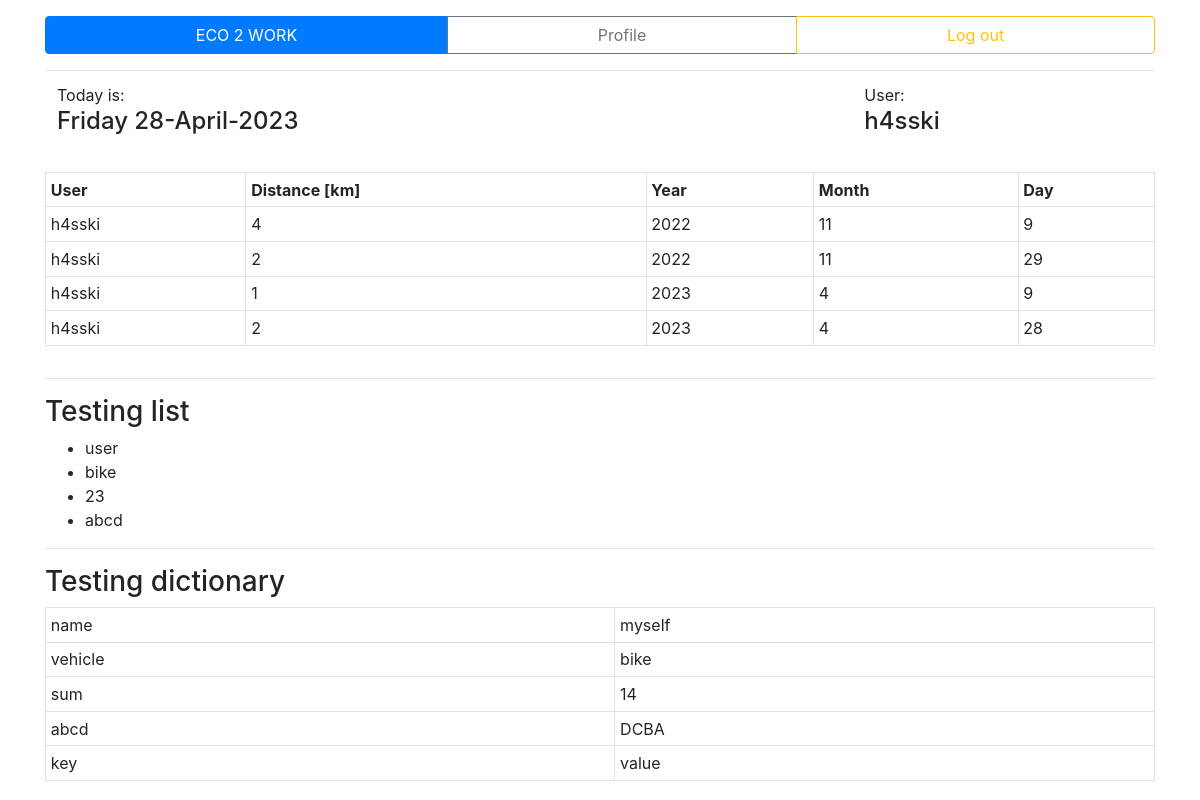
The page /profile/ (signed in) on the database as committed earlier.
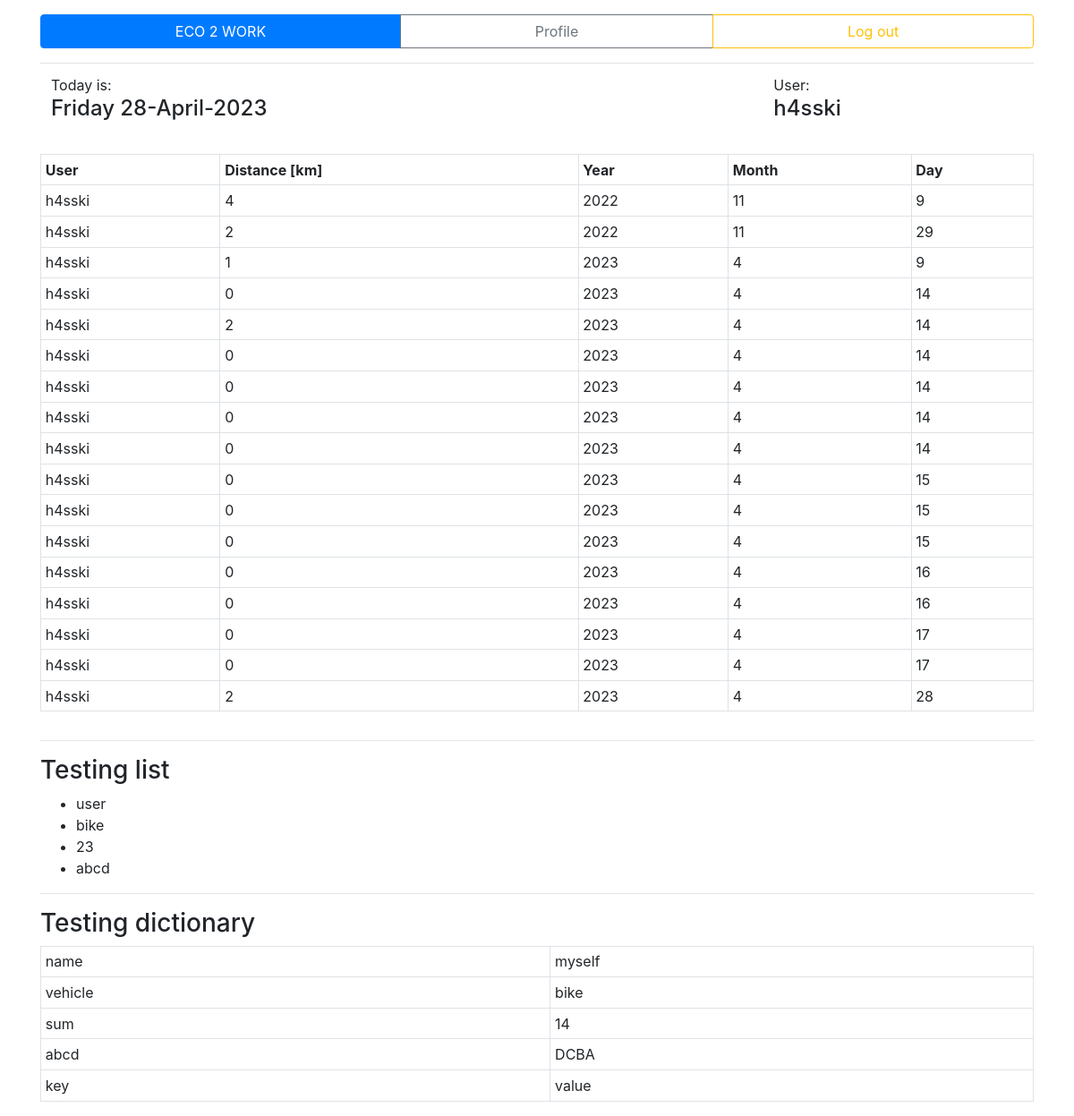
The same page on the database as committed later.
### e2w_app/models.py (models this page shows)
class Activity(models.Model):
    ACTIVITY_VEHICLE_CHOICES = [
        ('foot', 'foot'),
        ('bike', 'bike'),
        ('scooter', 'scooter'),
        ]
    __tablename__ = 'activity'
    user = models.ForeignKey(User, on_delete=models.CASCADE, null=False)
    distance = models.PositiveIntegerField()
    vehicle = models.CharField(
        max_length=100,
        choices=ACTIVITY_VEHICLE_CHOICES,
        default=ACTIVITY_VEHICLE_CHOICES[1][0]
        )
    date = models.DateField()
    time_create = models.DateTimeField(auto_now_add=True)
    time_update = models.DateTimeField(auto_now=True)
    def __str__(self):
        return f'{self.user.username} {self.distance}km {self.date}'

### e2w_app/views.py (the view)
# urls.py: path('profile/', views.profile_view, name='profile_view'),
@login_required(login_url='login_view')
def profile_view(request):
    if not request.user.is_authenticated:
        return redirect('index')
    today = date.today()
    user_active = request.user
    user_activities = Activity.objects.filter(user=user_active).order_by('date')
    u = Activity.objects.filter(user=user_active)
    print(u)
    testing_list = ['user', 'bike', 23, 'abcd']
    testing_dictionary = {
        'name': 'myself',
        'vehicle': 'bike',
        'sum': 14,
        'abcd': 'DCBA',
        'key': 'value',
    }
    context = {
        'today': today,
        'user_active': user_active,
        'user_activities': user_activities,
        'u': u,
        'testing_dictionary': testing_dictionary,
        'testing_list': testing_list,
    }
    return render(request, 'profile.html', context)

### e2w_app/templates/profile.html (shortened to what this page needs)
{% extends 'base.html' %}
{% block content %}
<div>
    <table class="table">
        <tr>
            <td>Today is: <h4>{{ today|date:"l d-F-Y" }}</h4></td>
            <td>User: <h4>{{ user_active }}</h4></td>
        </tr>
    </table>
</div>
<div class="table-responsive">
    <table class="table table-sm table-bordered">
        <tr>
            <th>User</th>
            <th>Distance [km]</th>
            <th>Year</th>
            <th>Month</th>
            <th>Day</th>
        </tr>
        {% for a in user_activities %}
            <tr>
                <td>{{ a.user }}</td>
                <td>{{ a.distance }}</td>
                <td>{{ a.date.year }}</td>
                <td>{{ a.date.month }}</td>
                <td>{{ a.date.day }}</td>
            </tr>
        {% endfor %}
    </table>
</div>
<hr/>
<div>
    <h3>Testing list</h3>
    <ul>
        {% for element in testing_list %}
            <li>{{element}}</li>
        {% endfor %}
    </ul>
</div>
<hr/>
<div>
    <h3>Testing dictionary</h3>
    <table class="table table-bordered table-sm">
        {% for key, value in testing_dictionary.items %}
            <tr>
                <td>{{ key }}</td>
                <td>{{ value }}</td>
            </tr>
        {% endfor %}
    </table>
</div>
{% endblock %}

### e2w_app/templates/base.html (shortened to what this page needs)
<!DOCTYPE html>
<html lang="en">
<head>
    <link
      rel="stylesheet"
      href="https://stackpath.bootstrapcdn.com/bootstrap/4.4.1/css/bootstrap.min.css"
    />
    <link
      rel="stylesheet"
      href="https://stackpath.bootstrapcdn.com/font-awesome/4.7.0/css/font-awesome.min.css"
    />
</head>
<body>
    <div class="container my-3">
      {% if user.is_authenticated %}
      <div class="row">
        <div class="btn-group col">
          <a href="/" class="btn btn-primary">ECO 2 WORK</a>
          <a href="/profile/" class="btn btn-outline-secondary">Profile</a>
          <a href="/logout" class="btn btn-outline-warning">Log out</a>
        </div>
        {% else %}
        <div class="btn-group col">
          <a href="/login" class="btn btn-primary">Log in</a>
          <a href="/register" class="btn btn-outline-success">Register</a>
        </div>
        {% endif %}
      </div>
    </div>
    <div class="container">
        <div id="content" name="content" class="main">
            {% block content %}
            {% endblock %}
        </div>
    </div>
</body>
</html>

Rows that differ between the two databases and show on the page:
added Activity: user "h4sski", distance "0", date.year "2023", date.month "4", date.day "14"
added Activity: user "h4sski", distance "2", date.year "2023", date.month "4", date.day "14"
added Activity: user "h4sski", distance "0", date.year "2023", date.month "4", date.day "14"
added Activity: user "h4sski", distance "0", date.year "2023", date.month "4", date.day "14"
added Activity: user "h4sski", distance "0", date.year "2023", date.month "4", date.day "14"
added Activity: user "h4sski", distance "0", date.year "2023", date.month "4", date.day "14"
added Activity: user "h4sski", distance "0", date.year "2023", date.month "4", date.day "15"
added Activity: user "h4sski", distance "0", date.year "2023", date.month "4", date.day "15"
added Activity: user "h4sski", distance "0", date.year "2023", date.month "4", date.day "15"
added Activity: user "h4sski", distance "0", date.year "2023", date.month "4", date.day "16"
added Activity: user "h4sski", distance "0", date.year "2023", date.month "4", date.day "16"
added Activity: user "h4sski", distance "0", date.year "2023", date.month "4", date.day "17"
added Activity: user "h4sski", distance "0", date.year "2023", date.month "4", date.day "17"
